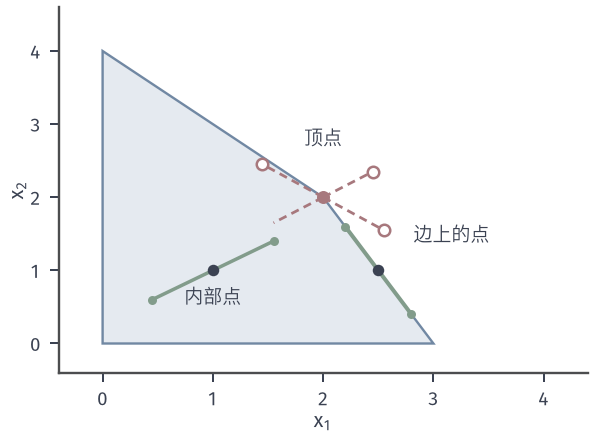

Python code for this plot:
from pathlib import Path
import sys
sys.path.insert(0, str(Path(__file__).resolve().parents[1]/"lp-common"))
from lp_fig import *
HERE = Path(__file__).resolve().parent
# Interior point, edge point and vertex of the workshop polygon.
xl, yl = (-.4, 4.4), (-.4, 4.6)
fig, ax = figure(width_mm=84, height_mm=62)
region(ax, workshop())
P = np.array([1., 1.]); Q = np.array([2.5, 1.]); V = np.array([2., 2.])
d1 = np.array([.55, .4]); ax.plot(*zip(P-d1, P+d1), color=GREEN, lw=1.4, zorder=4)
dot(ax, P-d1, GREEN); dot(ax, P+d1, GREEN); dot(ax, P, INK, ms=4.6)
d2 = np.array([.3, -.6]); ax.plot(*zip(Q-d2, Q+d2), color=GREEN, lw=1.6, zorder=4)
dot(ax, Q-d2, GREEN); dot(ax, Q+d2, GREEN); dot(ax, Q, INK, ms=4.6)
for d in (np.array([.45, .35]), np.array([-.55, .45])):
    ax.plot(*zip(V, V+d), color=RED, lw=1.1, ls=(0, (3, 2)), zorder=4)
    ax.plot(*zip(V, V-d), color=RED, lw=1.1, ls=(0, (3, 2)), zorder=4)
    hollow(ax, V+d)
hollow(ax, V+np.array([.55, -.45]))
dot(ax, V, RED, ms=5.2)
ax.text(1.0, .55, '内部点', fontsize=7.5, ha='center', color=INK)
ax.text(2.82, 1.4, '边上的点', fontsize=7.5, color=INK)
ax.text(2.14, 2.42, '', fontsize=7.5)
ax.text(2.0, 2.72, '顶点', fontsize=7.5, ha='center', color=INK)
setup(ax, xl, yl, range(0, 5), range(0, 5))
save(fig, HERE, 'figure', {'interior': P.tolist(), 'edge': Q.tolist(), 'vertex': V.tolist()})
